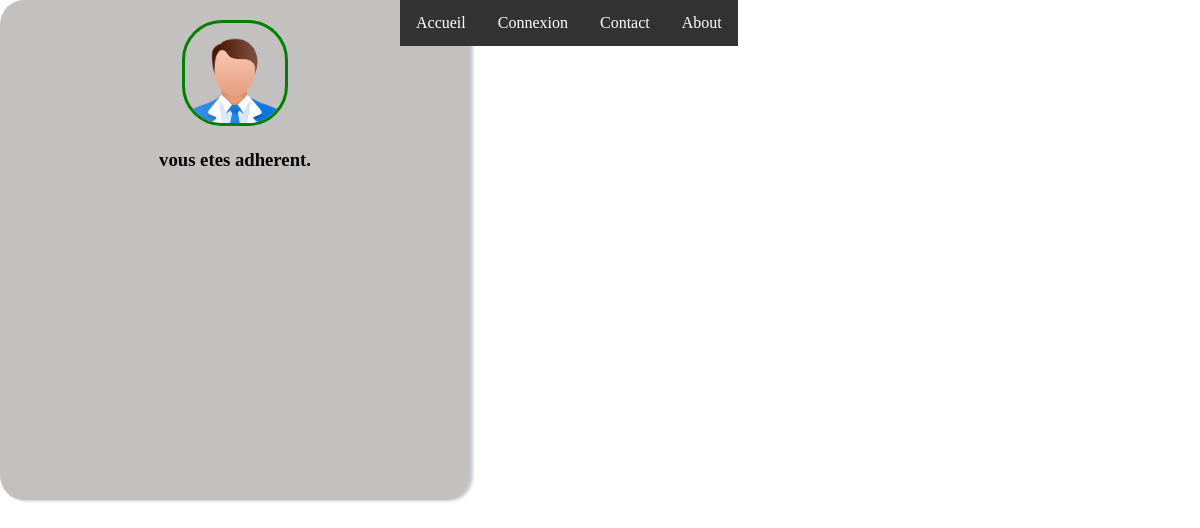
Before: /profil.php?mail=jeffadmin@jeff.com with the older database file.
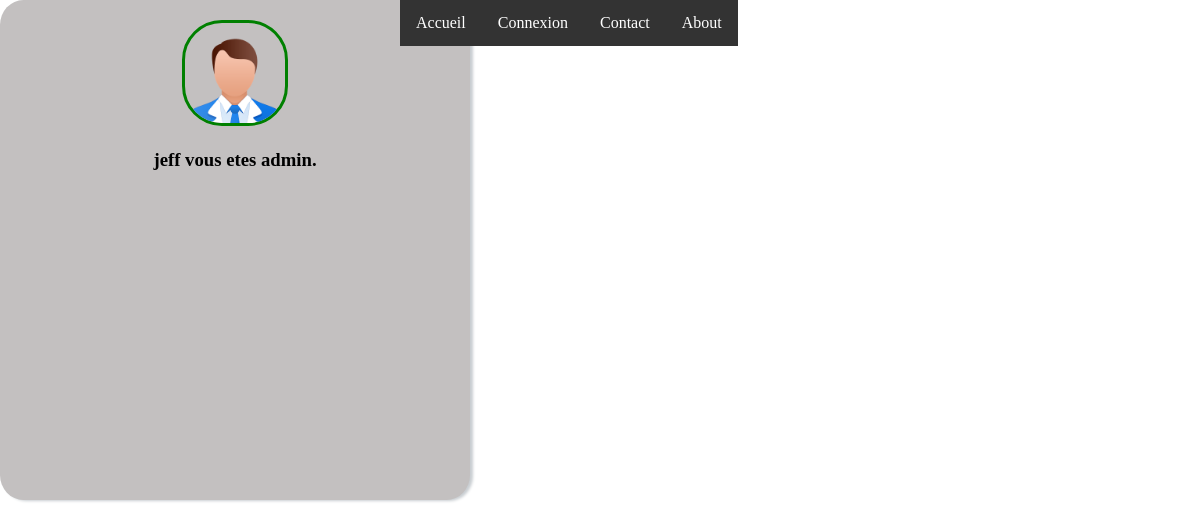
After: the same page with the newer database file.
### tables this page shows
CREATE TABLE utilisateur(
        email_util     Varchar (50) NOT NULL ,
        password_util  Varchar (255) NOT NULL ,
        nom_util       Varchar (50) NOT NULL ,
        prenom_util    Varchar (50) NOT NULL ,
        statut_util    Varchar (1) NOT NULL ,
        matricule_cont Varchar (10) NOT NULL ,
        id_type_util   Int NOT NULL
	,CONSTRAINT utilisateur_PK PRIMARY KEY (email_util)

	,CONSTRAINT utilisateur_type_utilisateur_FK FOREIGN KEY (id_type_util) REFERENCES type_utilisateur(id_type_util)
);

### profil.php (the view, shortened to what this page needs)
<?php
include 'connexion_dbh.php';
if(isset($_GET['mail'])){
$mail = $_GET['mail'];
$req_user = $dbh->prepare("SELECT * FROM utilisateur WHERE email_util = ?");
$req_user->execute(array($mail));
$resultat = $req_user->fetch();
}else{
header("location: index");
}
?>
<!DOCTYPE html>
<html lang="fr">
<head>
    <link rel="stylesheet" href="css/styles.css" type="text/css" />
</head>
<header>
<div class="menu">
<ul>
<li><a href="index">Accueil</a></li>
<?php if(!isset($_SESSION['email_util'])) { ?>
<li><a  href="connexion">Connexion</a></li>
<?php }else{ ?>
<li><a href="deconnexion">Deconnexion</a></li>
<?php } ?>
<li><a href="#contact">Contact</a></li>
<li><a  href="#about">About</a></li>
</ul>
</div>
</header>
<body class="profil">
<div class="profil">
<div class="container">
<center>
<img class="avatar" src="images/avatar-icon.png" alt="avatar-icon" >
<?php if($resultat['id_type_util'] == 1){ ?>
<h3><?php echo $resultat['prenom_util'] ?> vous etes admin.</h3>
<?php }elseif($resultat['id_type_util'] == 2){ ?>
<h3><?php echo $resultat['prenom_util'] ?> vous etes controleur.</h3>
<?php }else{ ?>
<h3><?php echo $resultat['prenom_util'] ?> vous etes adherent.</h3>
<?php } ?>
</center>
</div>
</div>
</body>
</html>

Changed rows visible on the page:
added utilisateur: prenom_util "jeff"
Other visible differences:
text no longer shown: "vous etes adherent."
text now shown: "vous etes admin."
